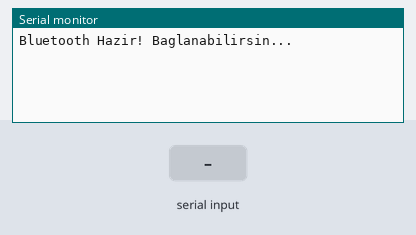
Recording of a sketch running on a simulated ESP32. On the bench: the last lines printed to the serial monitor. The inputs (shaded band) are chosen by the test bench. Nothing arrives over Bluetooth unless stated.

Above: at 1.2 s.
1.3 s: "1" received over the second serial link
At 1.7 s:
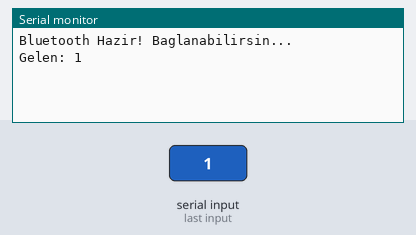
2.8 s: "0" received over the second serial link
At 4.0 s:
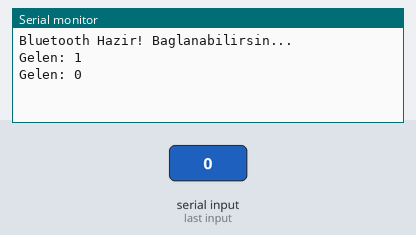
4.3 s: "2" received over the second serial link
At 5.2 s:
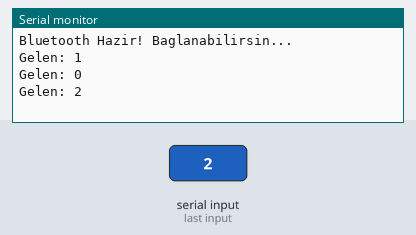

Measured:
- after the input at 1.3 s, the serial monitor: prints a new line at once (image 1)
- after the input at 2.8 s, the serial monitor: prints a new line at once (image 2)
- after the input at 4.3 s, the serial monitor: prints a new line at once (image 3)

The sketch:

esp32_bt_kodu.ino
```cpp
#include "BluetoothSerial.h"

BluetoothSerial SerialBT;


#define RX_PIN 16
#define TX_PIN 17

void setup() {
  Serial.begin(9600);

  SerialBT.begin("IBRAHIM_ARABA_ESP32");
  Serial.println("Bluetooth Hazir! Baglanabilirsin...");


  Serial2.begin(9600, SERIAL_8N1, RX_PIN, TX_PIN);
}

void loop() {
  if (SerialBT.available()) {
    char veri = SerialBT.read();


    Serial.print("Gelen: ");
    Serial.println(veri);


    Serial2.write(veri);
  }
}
```
